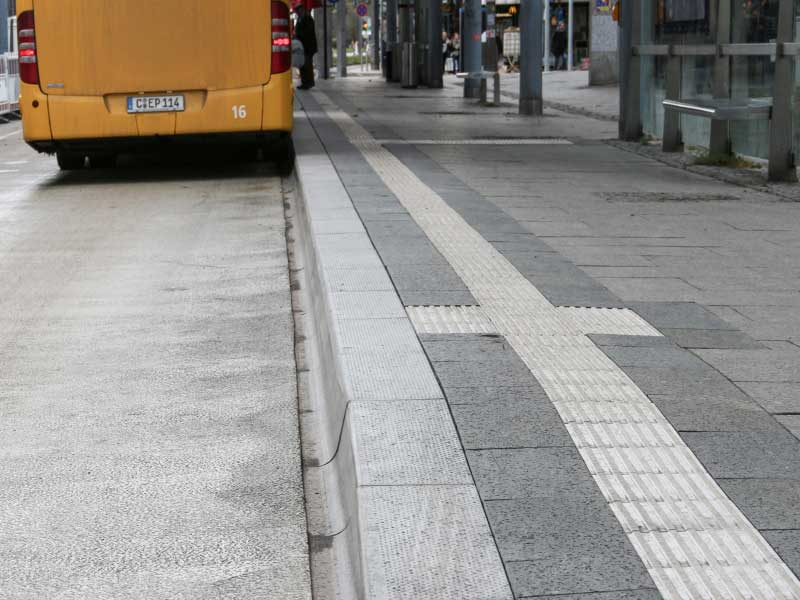
#> input picture Test_Bilder/bushalte-21-cm.jpg, 800 x 600 px
$ jupyter execute --allow-errors Innenstadt.ipynb
#> lines starting #> are read from the running program, lines starting #| are printed output that depends on the picture; after the words box and inside, x2 and y2 are one past the last pixel; in counts of white or black regions, pixels touching at a corner belong together
[cell 1]
import numpy as np
import cv2
import matplotlib.pyplot as plt
plt.gray()

[cell 2]
img = cv2.imread("Test_Bilder/bushalte-21-cm.jpg",0)
plt.imshow(img)

[cell 3]
#grabcut
mask = np.zeros(img.shape, dtype='uint8')
rect = ()
#> (the rest of this cell did not finish here and is left out)

[cell 4]
canny = cv2.Canny(img, 80, 80)
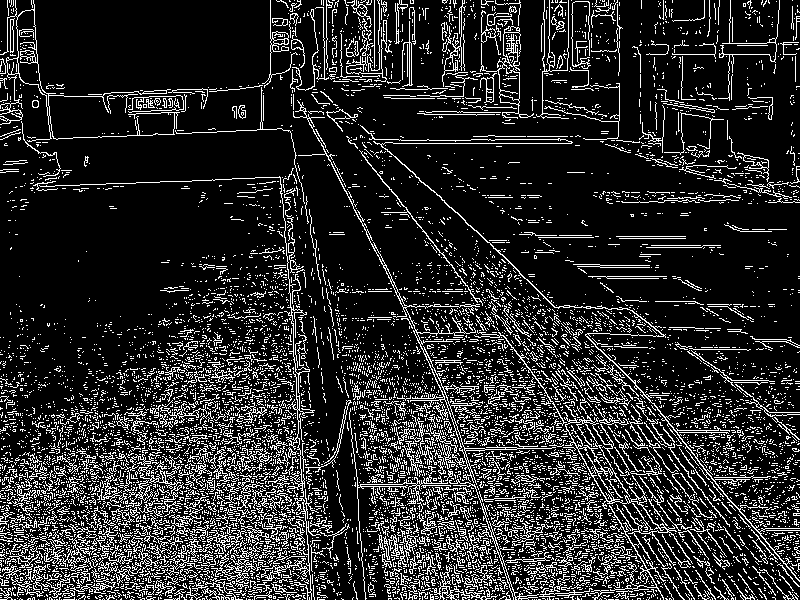
#> canny: shape (600, 800); 16.3% white in thin lines or dots
plt.imshow(canny)

[cell 5]
#gauss = cv2.GaussianBlur(img, None, 2)
#plt.imshow(gauss)
#plt.hist(img.flatten(), bins=255)
t, seg = cv2.threshold(img,190,1,cv2.THRESH_BINARY) #streifen = 200
#> seg: shape (600, 800); values 0 (black) and 1 (white), 27.1% white; 1239 white regions (1168 under 20 px), largest, box (x1, y1, x2, y2) and area: (0, 173, 283, 600) 65167, (399, 175, 800, 600) 30633, (306, 184, 441, 485) 17430
plt.imshow(seg)

[cell 6]
canny = cv2.Canny(seg, 0, 0)
#> canny: shape (600, 800); 9% white in thin lines or dots
plt.imshow(canny)

[cell 7]
bw_new = cv2.dilate(canny ,np.ones((10,2)), iterations=1) #4
#> bw_new: shape (600, 800); 37.5% white; 60 white regions
cnts, hierachy = cv2.findContours(canny, cv2.RETR_EXTERNAL, cv2.CHAIN_APPROX_SIMPLE)
#> cnts = 6335 contours, 6304 with area under 20; largest, box (x1, y1, x2, y2) and area: (656, 416, 800, 582) 96, (366, 565, 385, 591) 86, (657, 534, 671, 557) 70, (249, 582, 272, 600) 51, (694, 461, 704, 475) 36
out = cv2.merge((img, img, img))
cv2.drawContours(out, cnts, -1, [255,0,0], 2)
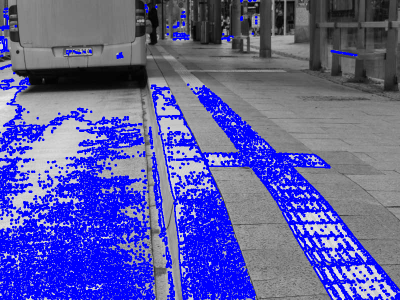
#> out: shape (600, 800, 3) (shown at 1/2 size); mean of channels 0, 1, 2 164.2, 92.7, 92.7; drawn as B, G, R
plt.imshow(out)

[cell 8]
linesh = cv2.HoughLinesP(seg, 1, np.pi/180, 60,
                        minLineLength=50, maxLineGap=25)
#> linesh = 528 rows, first 6: [400, 177, 772, 549], [376, 169, 798, 591], [407, 186, 780, 559], [410, 196, 799, 585], [307, 313, 642, 319], [0, 389, 292, 461]

lines=np.squeeze(linesh)
#> lines has the same summary as linesh
img_rgb = cv2.merge((img, img, img))
img_2 = img.copy()
for (x1,y1,x2,y2) in lines:
    cv2.line(img_rgb, (x1,y1), (x2,y2), (255,0,0))
#> this loop made 528 passes
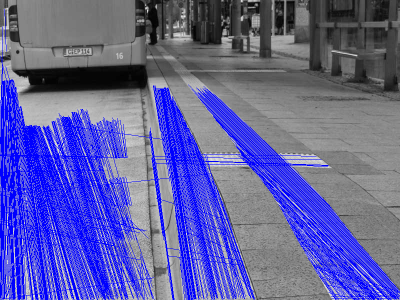
#> img_rgb: shape (600, 800, 3) (shown at 1/2 size); mean of channels 0, 1, 2 160.9, 96.2, 96.2; drawn as B, G, R
plt.imshow(img_rgb)
img.shape

[cell 9]
bw = np.zeros(np.shape(img))
for (x1,y1,x2,y2) in lines:
    cv2.line(bw, (x1,y1), (x2,y2), (255,0,0))
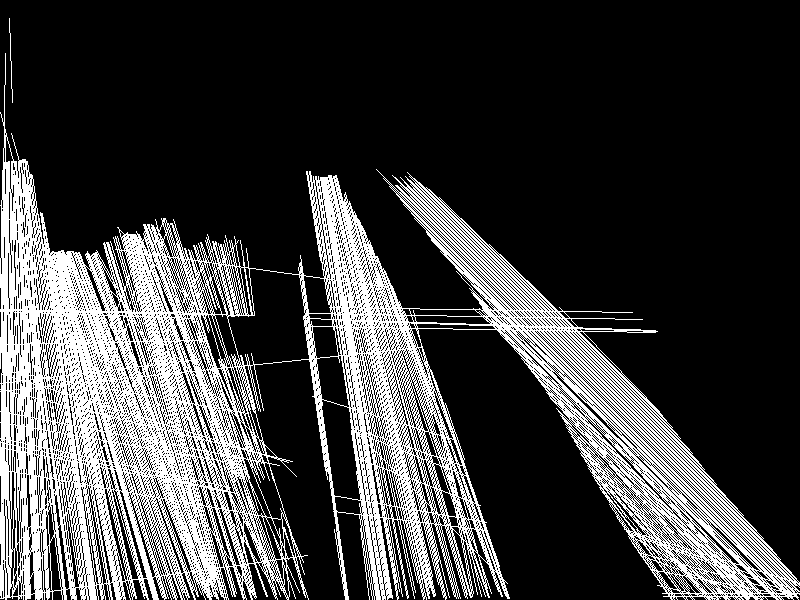
#> bw: shape (600, 800) float64; 25.4% white; 2 white regions, box (x1, y1, x2, y2) and area: (0, 53, 800, 600) 121839, (9, 18, 13, 103) 85
plt.imshow(bw)

[cell 10]
#gauss = cv2.GaussianBlur(bw, None, 2)
#plt.imshow(gauss)
bw = bw.astype("uint8")

nr, labels = cv2.connectedComponents(bw)
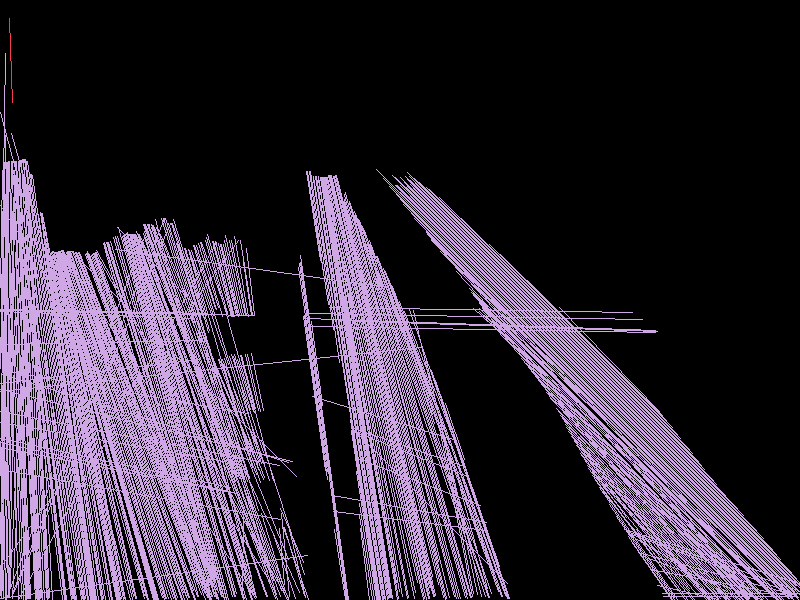
#> labels: shape (600, 800) int32; 3 distinct labels, from 0 to 2; one colour per label, 0 black
#> nr = 3
plt.imshow(labels == 2) #labels==1 streifen

[cell 11]
bw_new = cv2.dilate(bw ,np.ones((3,3)), iterations=4) #4
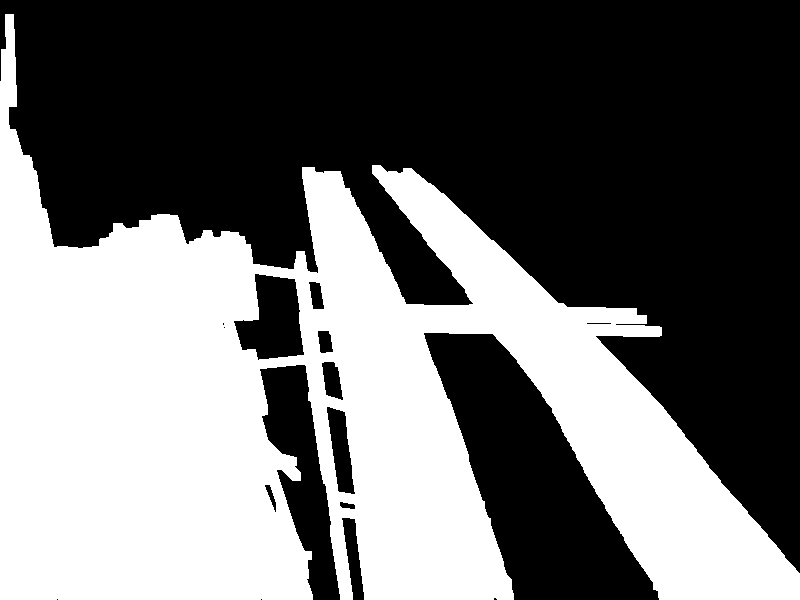
#> bw_new: shape (600, 800); 42.8% white; 1 white region, box (x1, y1, x2, y2) and area: (0, 14, 800, 600) 205354
plt.imshow(bw_new)

[cell 12]
nr, labels = cv2.connectedComponents(bw_new)
#> nr = 2
bw_connect = (labels==1) * 1
plt.imshow(bw_connect)

[cell 13]
bw_connect_new = cv2.erode(bw_connect.astype('uint8'), np.ones((3,3)), iterations=10) #7
#> bw_connect_new: shape (600, 800); values 0 (black) and 1 (white), 32.7% white; 3 white regions, box (x1, y1, x2, y2) and area: (0, 139, 301, 600) 92868, (310, 183, 800, 600) 63824, (0, 91, 7, 97) 38
plt.imshow(bw_connect_new)

[cell 14]
nr, labels = cv2.connectedComponents(bw_connect_new)
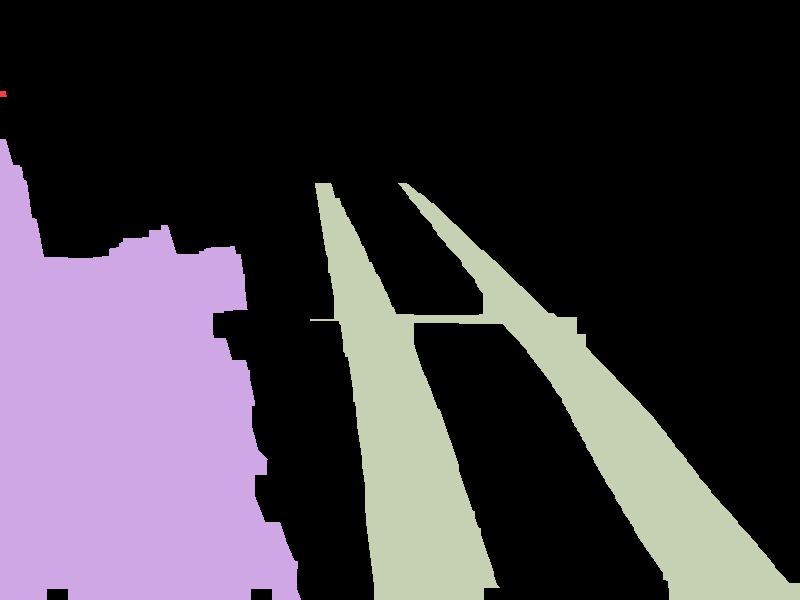
#> labels: shape (600, 800) int32; 4 distinct labels, from 0 to 3; one colour per label, 0 black
#> nr = 4
bw_final = (labels==3) * 1 #2 streifen
#> bw_final: shape (600, 800) int64; values 0 (black) and 1 (white), 13.3% white; 1 white region, box (x1, y1, x2, y2) and area: (310, 183, 800, 600) 63824
plt.imshow(bw_final)

[cell 15]
bw_final_c = cv2.Canny(bw_final.astype('uint8'), 0, 0)
#> bw_final_c: shape (600, 800); 0.5% white in thin lines or dots, all inside (x1, y1, x2, y2) = (310, 182, 800, 600)
plt.imshow(bw_final_c)
linesh = cv2.HoughLinesP(bw_final_c, 1, np.pi/180, 60,
                       minLineLength=100, maxLineGap=1000)
#> linesh = 16 rows, first 6: [565, 316, 788, 582], [421, 193, 594, 355], [404, 313, 498, 586], [399, 182, 561, 397], [314, 184, 361, 455], [329, 182, 373, 599]

lines=np.squeeze(linesh)
#> lines has the same summary as linesh
final = cv2.merge((bw_final, bw_final, bw_final))
for (x1,y1,x2,y2) in lines:
    cv2.line(final, (x1,y1), (x2,y2), (255,0,0))
#> this loop made 16 passes
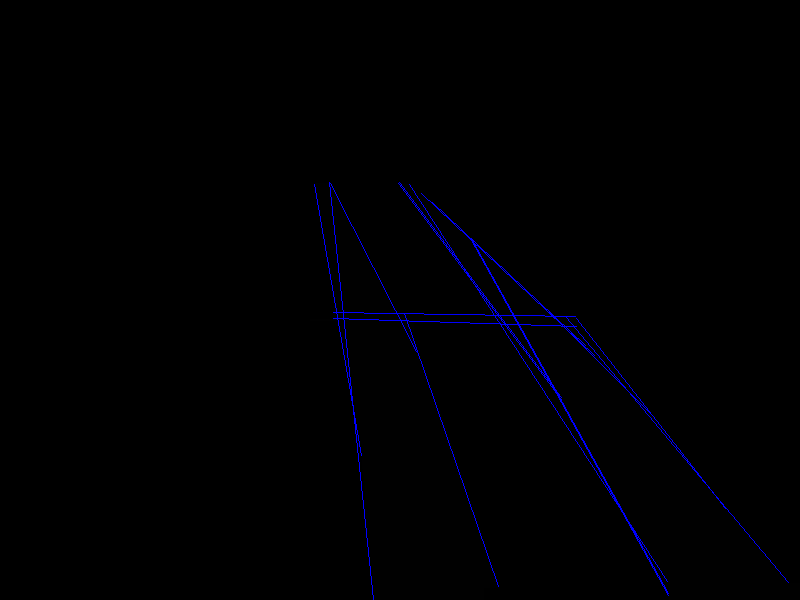
#> final: shape (600, 800, 3) int32; mean of channels 0, 1, 2 2.2, 0.1, 0.1; drawn as B, G, R
plt.imshow(final)
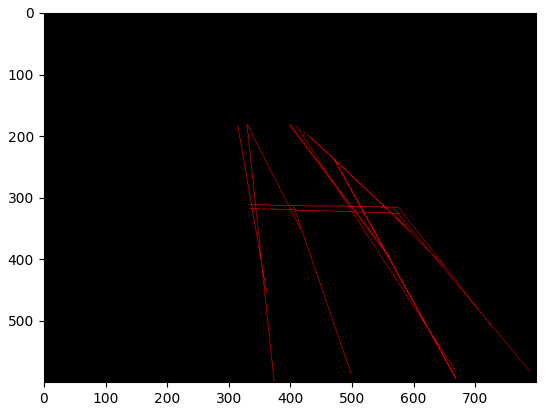
#> figure drawn by matplotlib, 1 panel

[cell 16]
# find the longes line in x and y
diffx = []
diffy = []
for (x1,y1,x2,y2) in lines:
    diffx.append(x2-x1)
    diffy.append(y2-y1)
#> after the loop, diffx = [223, 173, 94, 162, 47, 44, 198, 153, 242, 163, 258, 149, 86, 100, 243, 196]; diffy = [266, 162, 273, 215, 271, 417, 357, 143, 4, 216, 397, 190, 168, 100, 8, 353]
diffx.index(max(diffx))
llinex = lines[diffx.index(max(diffx))]
#> llinex = [409, 184, 667, 581]
lliney = lines[diffy.index(max(diffy))]
#> lliney = [329, 182, 373, 599]
blank = np.zeros(img.shape, dtype=np.uint8)
blank = cv2.line(blank, (llinex[0],llinex[1]), (llinex[2],llinex[3]), (255,255,255))
#> blank: shape (600, 800); 0.08% white in thin lines or dots, all inside (x1, y1, x2, y2) = (409, 184, 668, 582)
blank = cv2.line(blank, (lliney[0],lliney[1]), (lliney[2],lliney[3]), (255,255,255))
blank = cv2.line(blank, (lliney[0]-50,lliney[1]), (lliney[2]-50,lliney[3]), (255,255,255))
blank = cv2.line(blank, (lliney[0]+50,lliney[1]), (lliney[2]+50,lliney[3]), (255,255,255))
#> blank: shape (600, 800); 0.34% white in thin lines or dots, all inside (x1, y1, x2, y2) = (279, 182, 668, 600)
plt.imshow(blank)

[cell 17]
#find intersections from script with offset line
# so we get two/three intersections left and rigth from the "masterline"
def find_intersection(l1, l2, offset):
    x1=l1[0]; y1=l1[1]
    x2=l1[2]; y2=l1[3]
    x3=l2[0]+offset; y3=l2[1]
    x4=l2[2]+offset; y4=l2[3]
    denom=(x1-x2)*(y3-y4) - (y1-y2)*(x3-x4)
    #print(denom)
    if(denom):
        px=((x1*y2-y1*x2)*(x3-x4) - (x1-x2)*(x3*y4-y3*x4))/denom
        py=((x1*y2-y1*x2)*(y3-y4) - (y1-y2)*(x3*y4-y3*x4))/denom
    else:
        px=-1
        py=-1
    return (px,py)
sy,sx=img.shape
px=[]
py=[]
for x in range(-50,50,50):
    p=find_intersection(llinex,lliney,x)
    if(p[0]>0 and p[0]<sx and p[1]>0 and p[1]<sy):
        px.append(p[0])
        py.append(p[1])
#> this loop made 2 passes
#> after the loop, px = [313.7]; py = [37.43]

#res = final.copy()
for x in range(len(px)):
    blank = cv2.circle(blank, (px[x].astype('int'), py[x].astype('int')),10, [255,255,255])
#> this loop made 1 pass
plt.imshow(blank)

#> (a cell that did not finish here is left out)

[cell 19]
# lines with offset in blank
blank = np.zeros(img.shape, dtype=np.uint8)
cv2.line(blank, (lliney[0],lliney[1]), (lliney[2],lliney[3]), (255,255,255))
#> blank: shape (600, 800); 0.09% white in thin lines or dots, all inside (x1, y1, x2, y2) = (329, 182, 374, 600)
cv2.line(blank, (lliney[0]-10,lliney[1]), (lliney[2]-10,lliney[3]), (255,255,255))
cv2.line(blank, (lliney[0]-50,lliney[1]), (lliney[2]-50,lliney[3]), (255,255,255))
cv2.line(blank, (lliney[0]-100,lliney[1]), (lliney[2]-100,lliney[3]), (255,255,255))
#> blank: shape (600, 800); 0.35% white in thin lines or dots, all inside (x1, y1, x2, y2) = (229, 182, 374, 600)
plt.imshow(blank)
# find all points of the line
points = cv2.findNonZero(blank)
#> points = contour of 1672 points, box (x1, y1, x2, y2) (229, 182, 374, 600), area 0

[cell 20]
#find intersections from script
def find_intersection(l1, l2):
    x1=l1[0]; y1=l1[1]
    x2=l1[2]; y2=l1[3]
    x3=l2[0]; y3=l2[1]
    x4=l2[2]; y4=l2[3]
    denom=(x1-x2)*(y3-y4) - (y1-y2)*(x3-x4)
    #print(denom)
    if(denom):
        px=((x1*y2-y1*x2)*(x3-x4) - (x1-x2)*(x3*y4-y3*x4))/denom
        py=((x1*y2-y1*x2)*(y3-y4) - (y1-y2)*(x3*y4-y3*x4))/denom
    else:
        px=-1
        py=-1
    return (px,py)
sy,sx=img.shape
px=[]
py=[]
for i in range(len(lines)):
    for j in range(i,len(lines)):
        p=find_intersection(lines[i], lines[j])
        if(p[0]>0 and p[0]<sx and p[1]>0 and p[1]<sy):
            px.append(p[0])
            py.append(p[1])
#> this loop made 16 passes

res = final.copy()
for x in range(len(px)):
    res = cv2.circle(res.astype('uint8'), (px[x].astype('int'), py[x].astype('int')),10, [0,255,0])
#> this loop made 89 passes
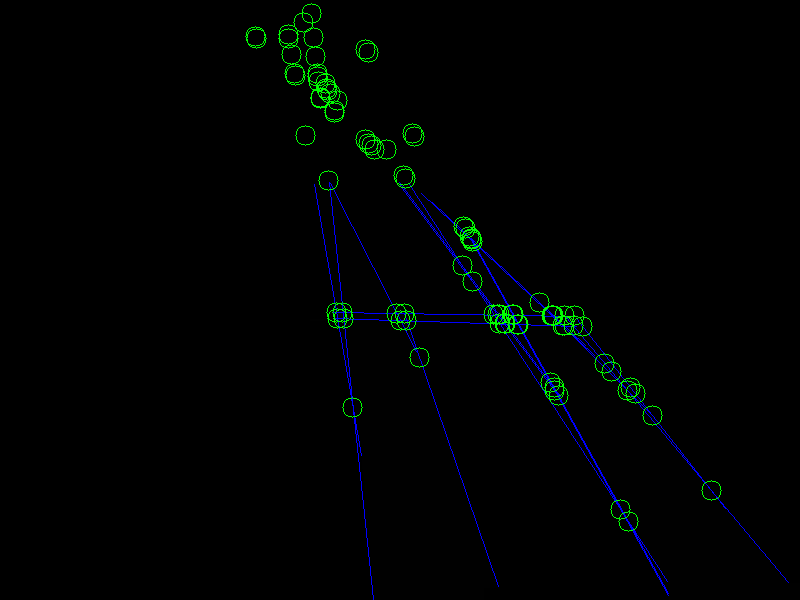
#> res: shape (600, 800, 3); mean of channels 0, 1, 2 2, 2.5, 0.1; drawn as B, G, R
plt.imshow(res)
